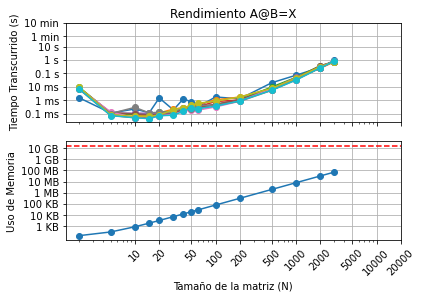

Generate this figure with Python:
# -*- coding: utf-8 -*-
"""
Created on Mon Aug 10 10:15:34 2020

@author: Ale
"""

from time import perf_counter
import matplotlib.pyplot as plt
import sys
from numpy import zeros, float32
import numpy as np


from scipy import linalg

def matriz_laplaciana(N, dtype=float32):
    
    Matrizlp = zeros((N,N), dtype=np.double)
    
    for i in range (N):
        
        for j in range (N):
            
            if i==j:
                Matrizlp[i,j]=2
                
            if i+1==j:
                Matrizlp[i,j]=-1
                
            if i-1==j:
                Matrizlp[i,j]=-1
                
    return Matrizlp

Tamañodelamatriz = [2,5,10,15,20,30,40,50,60,100,200,500,1000,2000,3000]
    
dt = []
memoria = []
    
Cantidadcorridas = 10


for numerocorrida in range(Cantidadcorridas):
    
    corrida = open(f"Corrida{numerocorrida}.txt","w")
    
    for N in Tamañodelamatriz:
        
         ML = matriz_laplaciana(N)

         t1 = perf_counter()
    
         X = linalg.inv(ML)

         t2 = perf_counter()
    
         deltatiempo = t2 - t1
    
         memoria1 = (sys.getsizeof(ML))
    
         print(f"Para un N = {N}")
    
         print(f"El tiempo entre ambos es {deltatiempo} s")
    
         print(f"La memoria utilizada es de {memoria1} bytes")
         print("--------------------------------------")
         
         dt.append(deltatiempo)
         memoria.append(memoria1)
         
         corrida.write(f"{N} {deltatiempo} {memoria1}\n")
         corrida.flush()

plt.figure()

plt.subplot(2,1,1)

x = [10,20,50,100,200,500,1000,2000,5000,10000,20000]    
y1 = [0.1e-3,1e-3,1e-2,0.1,1.,10.,60,60*10,]
yl = ["0.1 ms","1 ms","10 ms","0.1 s","1 s","10 s","1 min","10 min"]
y2 = [10**3,10**4,10**5,10**6,10**7,10**8,10**9,10**10,]
yt = ["1 KB","10 KB","100 KB","1 MB","10 MB","100 MB","1 GB","10 GB","100 GB"]

for i in range(Cantidadcorridas):
    
    memoriausada=[]
    tiempos = []
    archivos = (f"Corrida{i}.txt")
    apertura = open(archivos,'r')
    todas_las_lineas = apertura.readlines()
    
    for j in range(len(Tamañodelamatriz)):
        
        fila = []
        fila.append(todas_las_lineas[j])
        fila = fila[0].split(" ")
        tiempos.append(float(fila[1]))
        memoriausada.append(int(fila[2]))
        
    apertura.close()
    plt.loglog(Tamañodelamatriz,tiempos,"-o")


plt.xticks(x,[])
plt.yticks(y1,yl)
plt.grid(True) 
plt.ylabel("Tiempo Transcurrido (s)")
plt.title("Rendimiento A@B=X")   

plt.subplot(2,1,2)
plt.loglog(Tamañodelamatriz,memoriausada,"-o") 
plt.xticks(x,x,rotation=45)
plt.grid(True) 
plt.yticks(y2,yt)
plt.ylabel("Uso de Memoria")
plt.xlabel("Tamaño de la matriz (N)")
plt.axhline(y=16000000000, xmin=0.001, xmax=0.9999,color="red",ls="--")

plt.show()
